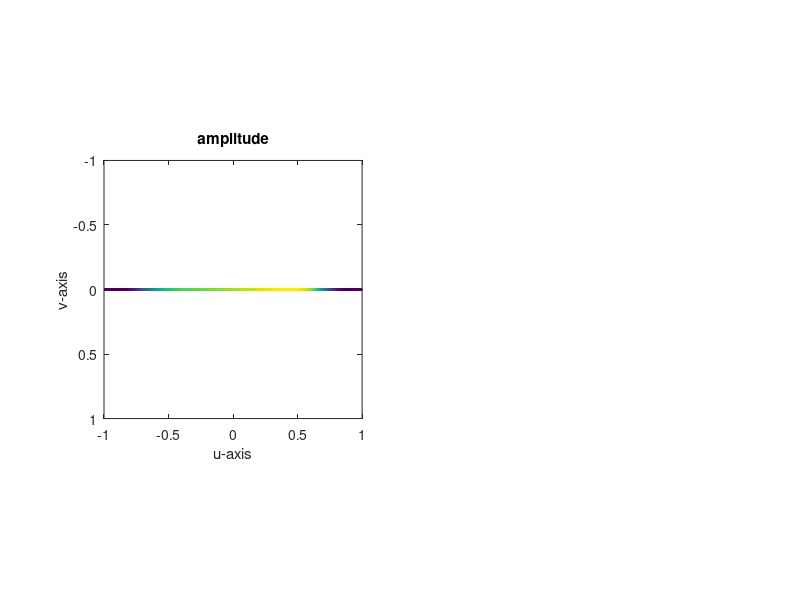
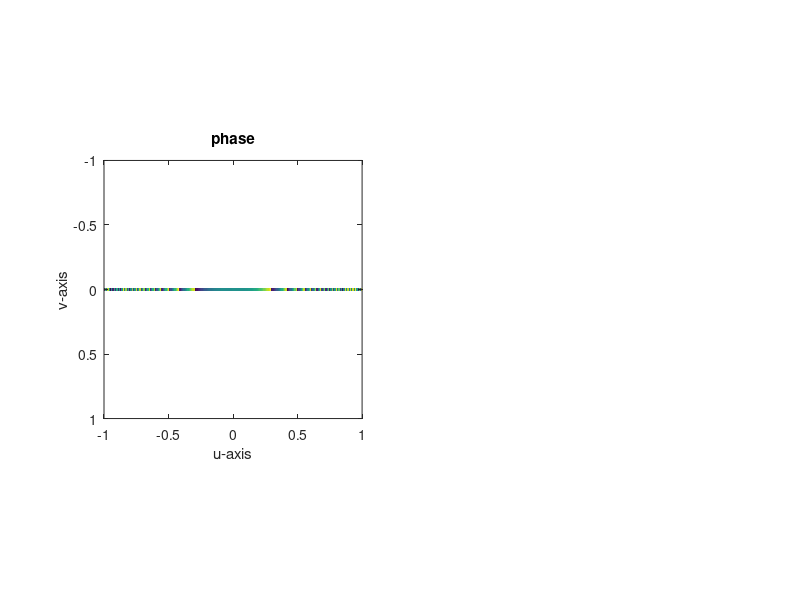
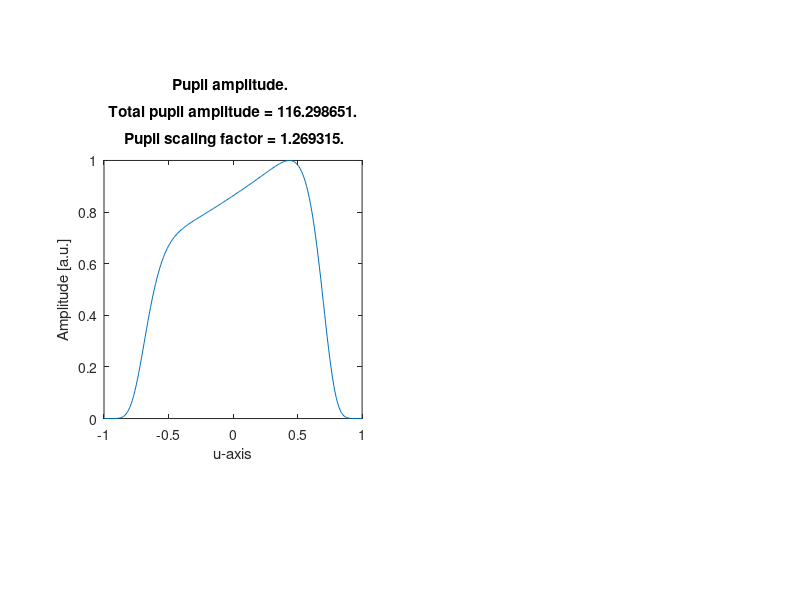

These charts were generated, in order, by the following MATLAB code: (Note: this script raises an error after producing the figures.)
%%% name:           FastLightSheetProfileSimulation_attenuationCompensation
%%% author:         Jonathan Nylk
%%% date created:   19/07/2016
%%% description:    This function simulates attenuation compensated
%%%                 light-sheets and plots their relative pupil functions,
%%%                 light-sheet cross-sectional profiles, MTF as a
%%%                 function of propagation distance, and the maximum
%%%                 intensity as a function of propagation.
%%%
%%% updates (latest first):
%%%                 
%%%
%%%
%%% END %%%


function FastLightSheetProfileSimulation_attenuationCompensation(zRange,xRange,lambda,NA,alpha,compensation_type...
    ,sigma_exp,sigma_lin,sigma_peak,x_peak,C_abs,outputFolder,Flag_imageSimulation,deconvolution_lightSheet,amp_peak)

    %default inputs
    if nargin < 1
        zRange = [-50:0.05:50] * 1e-6;  % transverse beam axis [metres]
%         zRange = [-50:0.1:50] * 1e-6;  % transverse beam axis [metres]

    end
    if nargin < 2
%         xRange = [-175:1:175] * 1e-6; % propagation axis [metres]
        xRange = [-1:1:1] * 1e-6;
    end
    if nargin < 3
        lambda = 532e-9;    % [metres]
    end
    if nargin < 4
        NA = 0.42;
%         NA = 0.4;
    end
    if nargin < 5
        alpha = 7;
%         alpha = 0;
    end
    if nargin < 6
        compensation_type = 'Exponential';
%         compensation_type = 'Linear';
%         compensation_type = 'Peak';
    end
    if nargin < 7
%         sigma_exp = 0.54;
        sigma_exp = 0.27;
%         sigma_exp = 0;
%         sigma_exp = 0.46;
%         sigma_exp = 0.5;
%         sigma_exp = 0.3;
%         sigma_exp = 0.1;
    end
    if nargin < 8
        sigma_lin = 0.54;
    end
    if nargin < 9
        sigma_peak = 0.1;
    end
    if nargin < 10
%         x_peak = 0 * 1e-6; % [metres]
        x_peak = 0.75;
    end
    if nargin < 11
        C_abs = 64.95 * 100;   % [metres^-1]
%         C_abs = 0;   % [metres^-1]
    end
    if nargin < 12
        outputFolder = 'C:\Users\Jonathan Nylk\Documents\GitHub\gitJonny_OMGsoftware\LightSheet\CompensatedLightsheet\Theory and Simulations\2017-06-27 - Test';
    end
    if nargin < 13
%         Flag_imageSimulation = 1;   % performs image convolution and deconvolution
        Flag_imageSimulation = 0;
    end
    if nargin < 14
%         deconvolution_lightSheet = 'Normal';      % Use calculated light-sheet with no attenuation included. 
        deconvolution_lightSheet = 'APriori';     % Use calculated light-sheet with attenuation included.
    end
    if nargin < 15
        amp_peak = 0.5;
    end
    
    % If imaging simulation is to be performed, override certain inputs to
    % comply with image size.
    if Flag_imageSimulation
        zRange = [-62:0.2:62.2] * 1e-6;  % transverse beam axis [metres]
        xRange = [-200:0.2:199.8] * 1e-6; % propagation axis [metres]
    end
    
    
    % other variable definitions
    ref_index = 1.33;
    illumination_mag = 40;
    illumination_tube_length = 0.2; % [metres]
    
    % define figure handles
    fig_pupil_amplitude = 101;
    fig_lightSheet_profile = 102;
    fig_intensity_maxima = 103;
    fig_MTF = 104;
    fig_MTF_5percent = 105;
    switch Flag_imageSimulation
        case 1
            fig_image_sims = 106;
            fig_image_sims_2 = 107;
        otherwise
            % Otherwise do nothing
    end
    
    % cylindrical simulation so no y-axis needed
    yRange = [0] * 1e-6;    % transverse beam axis (in plane of light-sheet) [metres]
%     yRange = zRange;

    % soft-aperture implemented, therefore extend hard aperture limit of NA
    NA_pupil = NA / 0.7;

    % define spatial frequency coords
    kzRange = ([1:length(zRange)] - floor(length(zRange) / 2) - 1) * 1 / 2 / zRange(end) / 2 / NA * lambda;
    kzRange = kzRange(ceil(length(kzRange) / 2):end);   % normalised [0:1]
    kxRange = ([1:length(xRange)] - floor(length(xRange) / 2) - 1) * 1 / 2 / xRange(end) / 2 / NA * lambda;
    kxRange = kxRange(ceil(length(kxRange) / 2):end);     % normalised [0:1]

    % set pupil limits
        VPupilSize = 1;       % z-axis
        UPupilSize = 0.01;    % y-axis
%         UPupilSize = 1;     % y-axis

    % set hard-aperture at pupil limit
    pupilAmplitudeMaskU = @(U,V) 1 * (U >= -UPupilSize & U <= UPupilSize);
    pupilAmplitudeMaskV = @(U,V) 1 * (V >= -VPupilSize & V <= VPupilSize);

    % set super-Gaussian apodization
    sigma_superGaussian = 8;    %super-Gaussian order (must be even!)
%     sigma_superGaussian = 100;    % TO REMOVE EFFECT OF SUPER-GUASSIAN APODIZATION
    superGaussian = @(U,V) exp(-(sqrt(2) * U).^ sigma_superGaussian) .* exp(-(sqrt(2) * V).^ sigma_superGaussian);
%     superGaussian = @(U,V) exp(-(sqrt(2) * sqrt(U.^2 + V.^2)).^ sigma_superGaussian); % CIRCULAR PUPIL
    
    pupilPhaseModulations = cell([1,2]);
    
    % compensated beam definition
    switch compensation_type
        case 'Exponential'
            pupilPhaseModulations{1} = @(U,V) exp(2i * pi * alpha / (NA / NA_pupil).^3 * V.^3)...
                .* exp(sigma_exp / (NA / NA_pupil) * (V - 1)) ...
                .* superGaussian(U,V);    % exponential compenation factor (1+1D Airy)
%             pupilPhaseModulations{1} = @(U,V) exp(2i * pi * alpha / (NA / NA_pupil).^3 * (U.^3 + V.^3))...
%                 .* exp(sigma_exp / (NA / NA_pupil) * (V - 1)) .* superGaussian(U,V);    % exponential compenation factor (2+1D Airy)
            fprintf('Pupil function: %s.\n Parameters:\n Alpha = %f.\n Sigma = %f.\n',func2str(pupilPhaseModulations{1}),alpha,sigma_exp);
        case 'Linear'
            pupilPhaseModulations{1} = @(U,V) exp(2i * pi * alpha / (NA / NA_pupil).^3 * V.^3)...
                .* sigma_exp / (NA / NA_pupil) .* (V + 1) .* superGaussian(U,V);   % linear compensation factor
            fprintf('Pupil function: %s.\n Parameters:\n Alpha = %f.\n Sigma = %f.\n',func2str(pupilPhaseModulations{1}),alpha,sigma_lin);
        case 'Peak'
           pupilPhaseModulations{1} = @(U,V) exp(2i * pi * alpha / (NA / NA_pupil).^3 * V.^3)...
                .* ((1 - amp_peak) + amp_peak .* exp(-((V - (x_peak * (NA / NA_pupil))) / sqrt(2) / (sigma_peak * (NA / NA_pupil))).^2)) .* superGaussian(U,V);    % no compensation, intensity peak
           fprintf('Pupil function: %s.\n Parameters:\n Alpha = %f.\n Sigma (width) = %f.\n Peak position = %f.\n Peak height = %f.\n',func2str(pupilPhaseModulations{1}),alpha,sigma_peak,x_peak,amp_peak);
        otherwise
           fprintf('Case: "%s" not recognised/implemented yet, using case: "Exponential" for compensation instead. \n',compensation_type)
           pupilPhaseModulations{1} = @(U,V) exp(2i * pi * alpha / (NA / NA_pupil).^3 * V.^3)...
                .* exp(sigma_exp / (NA / NA_pupil) * (V - 1)) .* superGaussian(U,V);    % exponential compenation factor
           fprintf('Pupil function: %s.\n Parameters:\n Alpha = %f.\n Sigma = %f.\n',func2str(pupilPhaseModulations{1}),alpha,sigma_exp);
    end
    % standard beam definition
    pupilPhaseModulations{2} = @(U,V) exp(2i * pi * alpha / (NA / NA_pupil).^3 * V.^3)...
        .* superGaussian(U,V);  % no compensation
%     pupilPhaseModulations{2} = @(U,V) exp(2i * pi * alpha / (NA / NA_pupil).^3 * (U.^3 + V.^3))...
%         .* superGaussian(U,V);  % no compensation    
    
    % allocate memory for PSFs
    PSF = zeros(length(zRange),length(xRange),length(pupilPhaseModulations));
    
    % evaluate compensated pupil function to determine normalisation constants
    pupilRangeU = [-UPupilSize:0.01:UPupilSize];
    pupilRangeV = [-VPupilSize:0.01:VPupilSize];
    if strcmp(compensation_type,'Peak')
        pupilMaxVal = 1;
        pupilNormVal = 1;
    else
        pupilPhaseModulation = pupilPhaseModulations{1};
        [maxVal,maxPos] = max(abs(pupilPhaseModulation(0,pupilRangeV)));
        pupilMaxVal = maxVal;
        pupilNormVal = abs(pupilPhaseModulation(0,-pupilRangeV(maxPos)));
    end
    
    for Idx = 1:length(pupilPhaseModulations)
        % scale pupil functions with normalisation constants
        pupilPhaseModulation = pupilPhaseModulations{Idx};
        pupilFunctor = @(U,V) pupilAmplitudeMaskU(U,V) .* pupilAmplitudeMaskV(U,V)...
            .* pupilPhaseModulation(U,V);
        if Idx == 1
            pupil_scaling_factor = 1 / pupilMaxVal;
        else
            pupil_scaling_factor = pupilNormVal / pupilMaxVal;
        end
        pupilFunctor = @(U,V) pupilFunctor(U,V) * pupil_scaling_factor;
        fprintf('Pupil scaling factor = %f.\n',pupil_scaling_factor);
        
        % sum amplitude over pupil
        total_pupil_amplitude = sum(abs(pupilFunctor(0,pupilRangeV)));
        fprintf('Total pupil amplitude = %f.\n',total_pupil_amplitude);
        total_pupil_squared_amplitude = sum(abs(pupilFunctor(0,pupilRangeV)).^2);
        fprintf('Total pupil squared amplitude = %f.\n',total_pupil_squared_amplitude);
        total_pupil_amplitude_squared = sum(abs(pupilFunctor(0,pupilRangeV))).^2;
        fprintf('Total pupil amplitude squared = %f.\n',total_pupil_amplitude_squared);
        
        % plot pupil amplitude
        figure(fig_pupil_amplitude);
        subplot(1,2,Idx);
        plot(pupilRangeV,abs(pupilFunctor(0,pupilRangeV)));
        xlim([-1 1]); ylim([0 1]); axis square;
        xlabel('u-axis'); ylabel('Amplitude [a.u.]');
        title(sprintf('Pupil amplitude. \n\n Total pupil amplitude = %f. \n\n Pupil scaling factor = %f.'...
            ,total_pupil_amplitude,pupil_scaling_factor));
        drawnow;shg;
        
        % plot 2D pupil amplitude and phase
        [pupilRangeU_2D,pupilRangeV_2D] = meshgrid(pupilRangeU,pupilRangeV);
        figure(51);
        subplot(1,2,Idx);
        imagesc(pupilRangeV,pupilRangeU,abs(pupilFunctor(pupilRangeU_2D,pupilRangeV_2D)).');
        axis image;
        xlim([-1 1]); ylim([-1 1]);
        xlabel('u-axis'); ylabel('v-axis');
        title('amplitude');
        figure(52);
        subplot(1,2,Idx);
        imagesc(pupilRangeV,pupilRangeU,angle(pupilFunctor(pupilRangeU_2D,pupilRangeV_2D)).');
        axis image;
        xlim([-1 1]); ylim([-1 1]);
        xlabel('u-axis'); ylabel('v-axis');
        title('phase');
        drawnow;shg;
        
        
        % calculate PSF
        psf_timer = tic;
        psf = calcVectorialPsf(yRange,zRange,xRange,lambda...
            ,@(U,V) pupilFunctor(U,V) / sqrt(2),@(U,V) 1i * pupilFunctor(U,V) / sqrt(2)...
            ,NA_pupil,ref_index,illumination_mag,illumination_tube_length,[]);
        psf_time_elapsed = toc(psf_timer);
        fprintf('Time taken to calculate light-sheet PSF: %f seconds.\n',psf_time_elapsed);
        
        % if a 2D pupil function, then 3D beam profile.
        % project along y-axis to determine light-sheet profile.
        if max(yRange~=0)
            psf = sum(psf,1);
        end
        
        % re-orient PSF
        psf = squeeze(permute(psf,[1,3,2])).';
        
        % take finite depth-of-field of detection lens into account
        [~,zCoords] = meshgrid(xRange,zRange);
        DOF_half_width = 16e-6;  % [metres]
        detection_DOF = exp(-1 * zCoords.^2 / 2 / DOF_half_width^2);
        psf = psf .* detection_DOF;
        
% % % % % % % %         % TOTFC
% % % % % % % %         % normalise
% % % % % % % %         psf = psf ./ max(psf(:));
        
        % take a copy of the PSF before applying absorption
        psf_before_absorption = psf;
        
        % simulate "perfect" absorption
        absorption_decay = repmat(exp(-C_abs * xRange),[length(zRange) 1]);
        psf = psf .* absorption_decay;
        
% % % % % % % %         % TOTFC
% % % % % % % %         % re-normalise
% % % % % % % %         psf = psf ./ max(psf(:));
        
        % write psf
        PSF(:,:,Idx) = psf;
        
        % plot attenuated light-sheet
        figure(fig_lightSheet_profile);
        subplot(2,1,Idx);
        imagesc(xRange * 1e6,zRange * 1e6,psf); axis image;
        title('Light-sheet profile');
        xlabel('x-axis [um]'); ylabel('z-axis [um]');
        drawnow;shg;

        % determine transverse intensity maxima
        [C_max,I_max]=max(psf,[],1);
        
        % plot position and intensity of maxima
        figure(fig_intensity_maxima);
        subplot(2,2,Idx)
        plot(xRange * 1e6,C_max); axis square;
        title('Light-sheet peak intensity value');
        xlabel('x-axis [um]'); ylabel('Intensity [a.u.]');
        xlim([xRange(1) xRange(end)] * 1e6);
        subplot(2,2,Idx + 2);
        plot(xRange * 1e6,zRange(I_max) * 1e6); axis square;
        title('Light-sheet peak intensity position');
        xlabel('x-axis [um]'); ylabel('z-axis [um]');
        xlim([xRange(1) xRange(end)] * 1e6);
        drawnow;shg;
        
        % determine MTF_z as a function of x-axis coordinate
        MTF_z = abs(fftshift(fft(psf,[],1),1));
        % normalisation
% % % % % %             % TOTFC
                        xRange0=find(xRange>=0,1); % approx. closest value to x=0
                        MTF_z = MTF_z ./ max(MTF_z(:,xRange0));
                        A_sigma = 1 / pupilMaxVal;
                        A_0 = pupilNormVal / pupilMaxVal;
                        if Idx == 1
                            MTF_z = MTF_z * A_sigma^2 * exp(-1 * 2 * sigma_exp / (NA / NA_pupil)) / A_0^2;
                        end
% % % % % %              MTF_z = MTF_z ./ max(MTF_z(:));
        MTF_z = MTF_z(ceil(size(MTF_z,1) / 2):end,:); % range, kz = [0:1]
        
% % % % % % % %         % TOTFC
% % % % % % % %         if Idx == 1
% % % % % % % %             MTF_z = MTF_z / pupilMaxVal / pupilNormVal;
% % % % % % % %             fprintf('MTF scaling factor = %f.\n',1 / pupilMaxVal / pupilNormVal);
% % % % % % % %         end
        
        % plot MTF
        figure(fig_MTF);
        subplot(2,1,Idx);
        imagesc(xRange * 1e6,kzRange,MTF_z);
        if Idx == 1
            title(sprintf('MTF(x,kz). \n\n MTF scaling factor = %f.\n',1 / pupilMaxVal / pupilNormVal));
        else
            title('MTF(x,kz)');
        end
        xlabel('x [um]');ylabel('kz');
        ylim([0 1]);
        drawnow;shg;
        
        % plot thresholded MTF
        figure(fig_MTF_5percent);
        subplot(2,1,Idx);
        imagesc(xRange * 1e6,kzRange,MTF_z >= 0.05);
        if Idx == 1
            title(sprintf('MTF(x,kz). \n\n MTF scaling factor = %f.\n',1 / pupilMaxVal / pupilNormVal));
        else
            title('MTF(x,kz)');
        end
        xlabel('x [um]');ylabel('kz');
        colormap gray;
        ylim([0 1]);
        drawnow;shg;
        
        % plot thresholded MTF
        figure();
        subplot(2,1,Idx);
        contour(xRange * 1e6,kzRange,MTF_z,[0.05]);
        if Idx == 1
            title(sprintf('MTF(x,kz). \n\n MTF scaling factor = %f.\n',1 / pupilMaxVal / pupilNormVal));
        else
            title('MTF(x,kz)');
        end
        xlabel('x [um]');ylabel('kz');
        ylim([0 1]);
        drawnow;shg;
        
        
        % Simulate imaging of target
        switch Flag_imageSimulation
            case 1
                % Load image_target
%                 image_target_base =...
%                     single(imread('C:\Users\Jonathan Nylk\Documents\GitHub\gitJonny_OMGsoftware\LightSheet\CompensatedLightsheet\Theory and Simulations\03-foundation-colour.bmp'));
%                 image_target_base
% %                 image_target = imresize(image_target,2);
%                 image_target_base = repmat(image_target_base,[1 2 1]); 
%                 image_target = ones(size(repmat(image_target_base,[2 1 1]))) * max(image_target_base(:));
%                 image_target(floor(size(image_target_base,1) / 2):floor(size(image_target_base,1) / 2) -1 + size(image_target_base,1),:,:) = image_target_base;
                image_target =...
                    single(imread('C:\Users\Jonathan Nylk\Documents\GitHub\gitJonny_OMGsoftware\LightSheet\CompensatedLightsheet\Theory and Simulations\1D_TestProfile_200nm_600nm_1000nm_2000nm_5000nm_thickLines.png'));
                % Normalise
                if min(image_target(:)) < 0
                    image_target = image_target .* (image_target>0);    % Ensures all +ve values
                end
                image_target = image_target / max(image_target(:));

                % Image target to display
                image_target_DISPLAY = image_target;

                % invert image target
                image_target = 1 - image_target;


                % Convolve image target with light-sheet PSF
                convolved_image = zeros([size(image_target,1),size(image_target,2),size(image_target,3)],'single');
                for m = 1:size(image_target,3)
                    for n = 1:size(image_target,2)
                        convolved_image(:,n,m) = conv(squeeze(image_target(:,n,m)),squeeze(psf(:,n)),'same');
                    end
                end

                % Add Gaussian noise
                noise_magnitude = 0.01;
%                 noise_magnitude = 0; % no noise
                image_noise = randn(size(convolved_image)) .* max(convolved_image(:)) * noise_magnitude;
                convolved_image = convolved_image + image_noise;

                % Re-normalisation of image
                if min(convolved_image(:)) < 0
                    convolved_image = convolved_image - min(convolved_image(:));    % Ensures all +ve values
                end
                convolved_image = convolved_image / max(convolved_image(:));

                % Convolved image to display
                convolved_image_DISPLAY = 1 - convolved_image;

                % Deconvolve image with light-sheet PSF
                
                % Deconvolve using light-sheet profile without including absorption
                switch deconvolution_lightSheet
                    case 'Normal'
                        psf = psf_before_absorption;
                    otherwise
                end
                
                % Set attenuation of light-sheet for deconvolution purposes
                % incorrectly
                
                C_abs_deconv = C_abs * 1.0;
                psf = psf_before_absorption;
                absorption_decay_deconv = repmat(exp(-C_abs_deconv * xRange),[length(zRange) 1]);
                psf = psf .* absorption_decay_deconv;
% % % % %                 % TOTFC
% % % % %                 % re-normalise
% % % % %                 psf = psf ./ max(psf(:));
                
                
                % Zero-pad and centre PSF
                padded_psf = zeros(size(psf,1) + 2 * ceil(size(psf,1) / 2),size(psf,2));
                padded_psf(ceil(size(psf,1) / 2) + [1:size(psf,1)],:) = psf;
                
                % Model z-OTF as inverse function
                ZOtf = ([1:size(padded_psf,1)] - floor(size(padded_psf,1) / 2) - 1) / ((zRange(2)-zRange(1)) * size(padded_psf,1));
                excitationOpticalCutOffSpFreq = 2 * NA / lambda; % Independent of refractive index of medium
                excitationNoiseToSignalRatio = ZOtf / excitationOpticalCutOffSpFreq / 5;
                excitationNoiseToSignalRatio =excitationNoiseToSignalRatio.';
                
                % Calculate Deconvolution filter
                lightSheetOtf = fftshift(fft(ifftshift(padded_psf,1),[],1),1);
% % % % % %                 % TOTFC
                            xRange0=find(xRange>=0,1); % approx. closest value to x=0
                            lightSheetOtf = lightSheetOtf ./ max(abs(lightSheetOtf(:,xRange0)));
                            if Idx == 1
                                lightSheetOtf = lightSheetOtf * A_sigma^2 * exp(-1 * 2 * sigma_exp / (NA / NA_pupil)) / A_0^2;
                            end    
% % % % % % %                 lightSheetOtf = lightSheetOtf ./ max(abs(lightSheetOtf(:))); % Maintain the mean brightness
                
% % % % % %                 % TOTFC
% % % % % %                 if Idx == 1
% % % % % %                     lightSheetOtf = lightSheetOtf / pupilMaxVal / pupilNormVal;
% % % % % %                     fprintf('OTF scaling factor = %f.\n',1 / pupilMaxVal / pupilNormVal);
% % % % % %                 end
                
                lightSheetDeconvFilter = conj(lightSheetOtf) ./ (abs(lightSheetOtf).^2 ...
                    + repmat(excitationNoiseToSignalRatio.^2,[1 size(lightSheetOtf,2)]));
                
                % Pad and extend edges of image
                padded_convolved_image = convolved_image([1:end, end * ones(1,floor(end / 2))...
                        ,ones(1,floor((end + 1) / 2))],:,:);
                
                % Deconvolve
                imageSliceFft = fft(padded_convolved_image,[],1);
                deconvImage = ifft(imageSliceFft .* repmat(ifftshift(lightSheetDeconvFilter,1),[1 1 size(convolved_image,3)]),[],1,'symmetric');
                deconvolved_image = deconvImage(1:end / 2,:,:); % drop wrapped kernel padding;

                % Re-normlaise
                deconvolved_image = deconvolved_image ./ max(deconvolved_image(:));
                deconvolved_image = deconvolved_image .* (deconvolved_image > 0);
                
                % Re-normlaise within specified xRange
                xRange_min = -100e-6;   % [metres]
                xRange_max = 100e-6;    % [metres]
                [~,xLim_lower] = max(xRange >= xRange_min);
                [~,xLim_upper] = max(xRange >= xRange_max);
                image_min_level = min(min(min(deconvolved_image(:,xLim_lower:xLim_upper,:))));
                image_max_level = max(max(max(deconvolved_image(:,xLim_lower:xLim_upper,:))));
                deconvolved_image = deconvolved_image - image_min_level;
                deconvolved_image = deconvolved_image / image_max_level;
                deconvolved_image = deconvolved_image .* (deconvolved_image > 0);
                deconvolved_image = deconvolved_image .* (deconvolved_image < 1) + (deconvolved_image >= 1);

                % Deconvolved image to display
                deconvolved_image_DISPLAY = 1 - deconvolved_image;

                figure(fig_image_sims);
                subplot(3,2,Idx);
                imagesc(xRange * 1e6,zRange * 1e6,image_target_DISPLAY);
                axis image;
                xlabel('x-axis [um]');
                ylabel('z-axis [um]');
                title('image target');
                subplot(3,2,2+Idx);
                imagesc(xRange * 1e6,zRange * 1e6,convolved_image_DISPLAY);
                axis image;
                xlabel('x-axis [um]');
                ylabel('z-axis [um]');
                title('convolved image');
                subplot(3,2,4+Idx);
                imagesc(xRange * 1e6,zRange * 1e6,deconvolved_image_DISPLAY);
                axis image;
                xlabel('x-axis [um]');
                ylabel('z-axis [um]');
                title('deconvolved image');
                drawnow;shg;
                
                figure(fig_image_sims_2);
                subplot(2,1,Idx);
                imagesc(xRange * 1e6,zRange * 1e6,deconvolved_image_DISPLAY);
                axis image;
                xlabel('x-axis [um]');
                ylabel('z-axis [um]');
                title('deconvolved image');
                drawnow;shg;
                
            otherwise
                % Otherwise do nothing
        end
        
    end
    
    % save figures
    switch compensation_type
        case 'Exponential'
            fullOutputFolder = sprintf('%s\\Alpha_%f_Abs_%f_ExponentialCompensation_sigma_%f',outputFolder,alpha,C_abs,sigma_exp);
        case 'Linear'
            fullOutputFolder = sprintf('%s\\Alpha_%f_Abs_%f_LinearCompensation_sigma_%f',outputFolder,alpha,C_abs,sigma_lin);
        case 'Peak'
 
           fullOutputFolder = sprintf('%s\\Alpha_%f_Abs_%f_Peak_sigma_%f_centre_%f_amp_%f',outputFolder,alpha,C_abs,sigma_peak,x_peak,amp_peak);
        otherwise
           fprintf('Case: "%s" not recognised/implemented yet, using case: "Exponential" for compensation instead. \n',compensation_type);
           fullOutputFolder = sprintf('%s\\Alpha_%f_Abs_%f_ExponentialCompensation_sigma_%f',outputFolder,alpha,C_abs,sigma_exp);
    end
    mkdir(fullOutputFolder);
    saveas(fig_pupil_amplitude,sprintf('%s\\pupilAmplitude.fig',fullOutputFolder));
    saveas(fig_pupil_amplitude,sprintf('%s\\pupilAmplitude.png',fullOutputFolder));
    saveas(fig_lightSheet_profile,sprintf('%s\\lightSheetProfile.fig',fullOutputFolder));
    saveas(fig_lightSheet_profile,sprintf('%s\\lightSheetProfile.png',fullOutputFolder));
    saveas(fig_intensity_maxima,sprintf('%s\\intensityMaxima.fig',fullOutputFolder));
    saveas(fig_intensity_maxima,sprintf('%s\\intensityMaxima.png',fullOutputFolder));
    saveas(fig_MTF,sprintf('%s\\MTF.fig',fullOutputFolder));
    saveas(fig_MTF,sprintf('%s\\MTF.png',fullOutputFolder));
    saveas(fig_MTF_5percent,sprintf('%s\\MTF_5.fig',fullOutputFolder));
    saveas(fig_MTF_5percent,sprintf('%s\\MTF_5.png',fullOutputFolder));
     switch Flag_imageSimulation
            case 1
                saveas(fig_image_sims,sprintf('%s\\imaging_simulation.fig',fullOutputFolder));
                saveas(fig_image_sims,sprintf('%s\\imaging_simulation.png',fullOutputFolder));
                saveas(fig_image_sims_2,sprintf('%s\\deconvolved_image.fig',fullOutputFolder));
                saveas(fig_image_sims_2,sprintf('%s\\deconvolved_image.png',fullOutputFolder));
         otherwise
                % Otherwise do nothing
     end
    
%     close all
        
end
